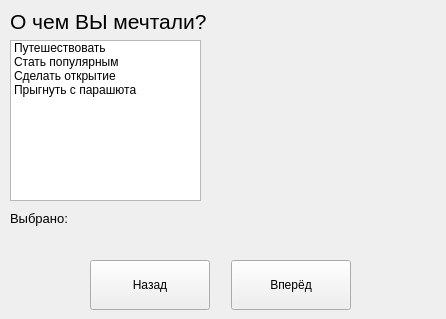
<?xml version="1.0" encoding="UTF-8"?>
<ui version="4.0">
 <class>MainWindow</class>
 <widget class="QMainWindow" name="MainWindow">
  <property name="geometry">
   <rect>
    <x>0</x>
    <y>0</y>
    <width>446</width>
    <height>319</height>
   </rect>
  </property>
  <property name="minimumSize">
   <size>
    <width>446</width>
    <height>319</height>
   </size>
  </property>
  <property name="maximumSize">
   <size>
    <width>446</width>
    <height>319</height>
   </size>
  </property>
  <property name="windowTitle">
   <string>MainWindow</string>
  </property>
  <widget class="QWidget" name="centralwidget">
   <widget class="QLabel" name="label_task">
    <property name="geometry">
     <rect>
      <x>10</x>
      <y>6</y>
      <width>351</width>
      <height>31</height>
     </rect>
    </property>
    <property name="font">
     <font>
      <family>Segoe UI</family>
      <pointsize>16</pointsize>
     </font>
    </property>
    <property name="text">
     <string>О чем ВЫ мечтали?</string>
    </property>
   </widget>
   <widget class="QLabel" name="label_img">
    <property name="geometry">
     <rect>
      <x>220</x>
      <y>40</y>
      <width>211</width>
      <height>161</height>
     </rect>
    </property>
    <property name="text">
     <string/>
    </property>
   </widget>
   <widget class="QPushButton" name="btn_next">
    <property name="geometry">
     <rect>
      <x>231</x>
      <y>260</y>
      <width>120</width>
      <height>50</height>
     </rect>
    </property>
    <property name="font">
     <font>
      <family>Segoe UI</family>
     </font>
    </property>
    <property name="text">
     <string>Вперёд</string>
    </property>
   </widget>
   <widget class="QPushButton" name="btn_back">
    <property name="geometry">
     <rect>
      <x>90</x>
      <y>260</y>
      <width>120</width>
      <height>50</height>
     </rect>
    </property>
    <property name="font">
     <font>
      <family>Segoe UI</family>
     </font>
    </property>
    <property name="text">
     <string>Назад</string>
    </property>
   </widget>
   <widget class="QLabel" name="label_selected">
    <property name="geometry">
     <rect>
      <x>10</x>
      <y>210</y>
      <width>221</width>
      <height>16</height>
     </rect>
    </property>
    <property name="font">
     <font>
      <family>Segoe UI</family>
      <pointsize>10</pointsize>
     </font>
    </property>
    <property name="text">
     <string>Выбрано:</string>
    </property>
   </widget>
   <widget class="QListWidget" name="listWidget">
    <property name="geometry">
     <rect>
      <x>10</x>
      <y>40</y>
      <width>191</width>
      <height>161</height>
     </rect>
    </property>
    <item>
     <property name="text">
      <string>Путешествовать</string>
     </property>
    </item>
    <item>
     <property name="text">
      <string>Стать популярным</string>
     </property>
    </item>
    <item>
     <property name="text">
      <string>Сделать открытие</string>
     </property>
    </item>
    <item>
     <property name="text">
      <string>Прыгнуть с парашюта</string>
     </property>
    </item>
   </widget>
  </widget>
 </widget>
 <resources/>
 <connections/>
</ui>
